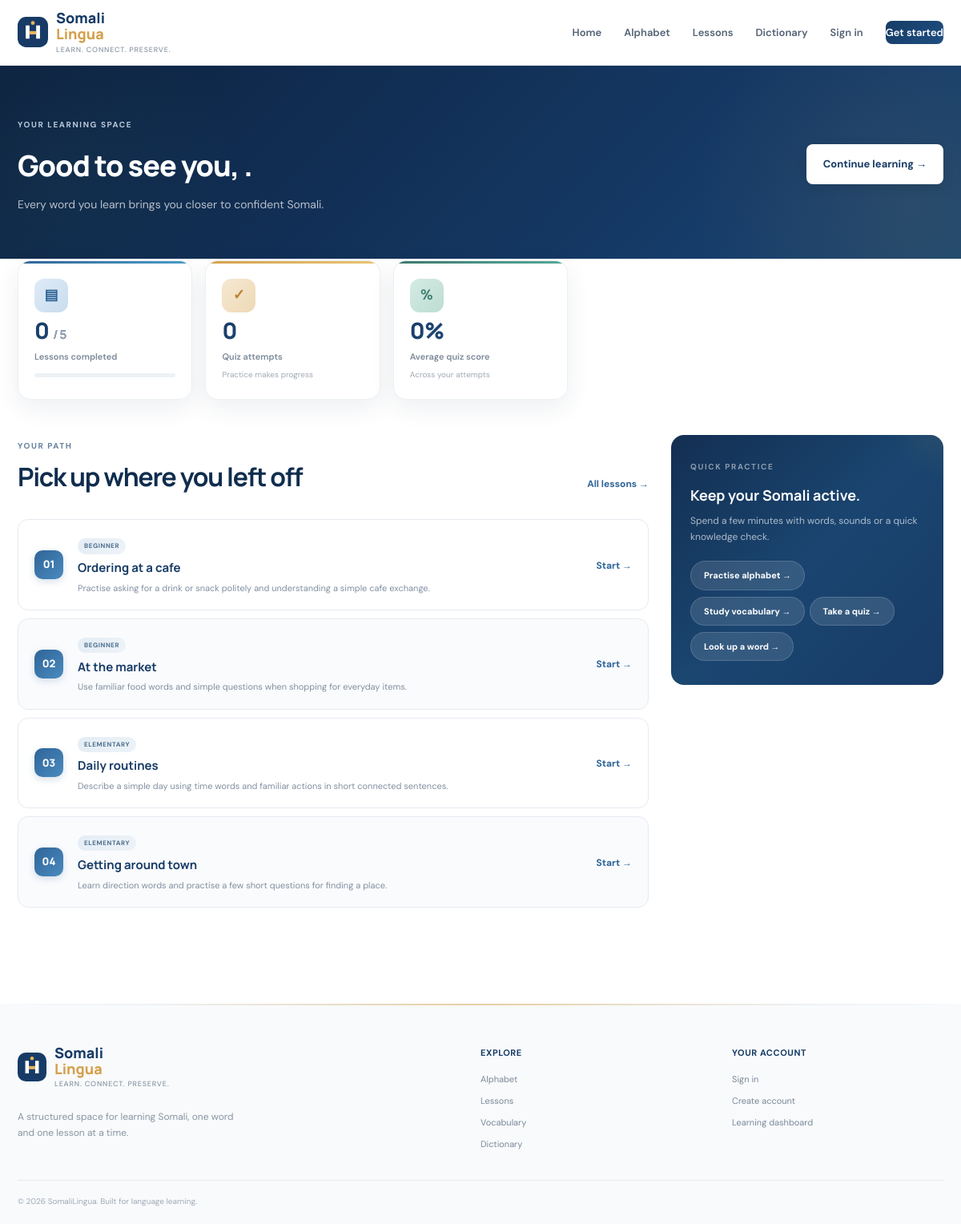
Page /SomaliLingua/pages/dashboard.php (signed in) on the committed database.
### tables this page shows
CREATE TABLE lessons (
  id INT UNSIGNED AUTO_INCREMENT PRIMARY KEY,
  title VARCHAR(180) NOT NULL,
  slug VARCHAR(200) NOT NULL UNIQUE,
  level ENUM('beginner','elementary','intermediate') NOT NULL DEFAULT 'beginner',
  description VARCHAR(500) NOT NULL DEFAULT '',
  content MEDIUMTEXT NOT NULL,
  estimated_minutes SMALLINT UNSIGNED NOT NULL DEFAULT 10,
  is_published TINYINT(1) NOT NULL DEFAULT 1,
  sort_order INT NOT NULL DEFAULT 0,
  created_at TIMESTAMP NOT NULL DEFAULT CURRENT_TIMESTAMP,
  updated_at TIMESTAMP NOT NULL DEFAULT CURRENT_TIMESTAMP ON UPDATE CURRENT_TIMESTAMP
);

### SOMAliLingua/includes/functions.php (called while the page is built, shortened)
<?php
function url(string $path = ''): string {
    return rtrim(BASE_URL, '/') . ($path !== '' ? '/' . ltrim($path, '/') : '/');
}
function e(?string $value): string { return htmlspecialchars((string)$value, ENT_QUOTES | ENT_SUBSTITUTE, 'UTF-8'); }
function level_label(string $level): string { return ucfirst(str_replace('_', ' ', $level)); }

### SOMAliLingua/pages/dashboard.php (the view)
<?php
require_once __DIR__.'/../includes/functions.php'; require_login();
$user=current_user(); $uid=(int)$user['id'];
$totalLessons=(int)$pdo->query('SELECT COUNT(*) FROM lessons WHERE is_published=1')->fetchColumn();
$stmt=$pdo->prepare("SELECT COUNT(*) FROM user_progress WHERE user_id=? AND item_type='lesson'");$stmt->execute([$uid]);$completed=(int)$stmt->fetchColumn();
$stmt=$pdo->prepare('SELECT COUNT(*), COALESCE(ROUND(AVG(percentage)),0) FROM quiz_attempts WHERE user_id=?');$stmt->execute([$uid]);[$attempts,$average]=$stmt->fetch(PDO::FETCH_NUM);
$stmt=$pdo->prepare("SELECT l.id,l.title,l.level,l.description,l.estimated_minutes,up.completed_at FROM lessons l LEFT JOIN user_progress up ON up.item_id=l.id AND up.item_type='lesson' AND up.user_id=? WHERE l.is_published=1 ORDER BY l.sort_order,l.id LIMIT 4");$stmt->execute([$uid]);$lessons=$stmt->fetchAll();
$page_title='My learning';$active_page='dashboard';require __DIR__.'/../includes/header.php';
?>
<section class="dashboard-hero"><div class="container dashboard-welcome"><div><span class="eyebrow eyebrow-light">YOUR LEARNING SPACE</span><h1>Good to see you, <?= e($user['name']) ?>.</h1><p>Every word you learn brings you closer to confident Somali.</p></div><a class="btn btn-white" href="<?= url('pages/lessons.php') ?>">Continue learning →</a></div></section>
<section class="container dashboard-content"><div class="metric-grid"><div class="metric-card"><span class="metric-icon">▤</span><strong><?= $completed ?> <small>/ <?= $totalLessons ?></small></strong><span>Lessons completed</span><div class="progress-track"><i style="width:<?= $totalLessons?min(100,round($completed/$totalLessons*100)):0 ?>%"></i></div></div><div class="metric-card"><span class="metric-icon metric-gold">✓</span><strong><?= (int)$attempts ?></strong><span>Quiz attempts</span><small class="metric-note">Practice makes progress</small></div><div class="metric-card"><span class="metric-icon metric-green">%</span><strong><?= (int)$average ?>%</strong><span>Average quiz score</span><small class="metric-note">Across your attempts</small></div></div><div class="dashboard-columns"><div class="dashboard-main"><div class="section-heading compact"><div><span class="eyebrow">YOUR PATH</span><h2>Pick up where you left off</h2></div><a class="text-link" href="<?= url('pages/lessons.php') ?>">All lessons →</a></div><div class="dashboard-lesson-list"><?php foreach($lessons as $i=>$l): ?><article class="dashboard-lesson"><span class="lesson-index">0<?= $i+1 ?></span><div class="dashboard-lesson-info"><span class="level-chip"><?= e(level_label($l['level'])) ?></span><h3><?= e($l['title']) ?></h3><p><?= e($l['description']) ?></p></div><div class="lesson-status"><?php if($l['completed_at']): ?><span class="status-done">✓ Completed</span><?php else: ?><a class="text-link" href="<?= url('pages/lesson.php?id='.(int)$l['id']) ?>">Start →</a><?php endif; ?></div></article><?php endforeach; ?></div></div><aside class="dashboard-side"><div class="side-card"><span class="eyebrow">QUICK PRACTICE</span><h3>Keep your Somali active.</h3><p>Spend a few minutes with words, sounds or a quick knowledge check.</p><a href="<?= url('pages/alphabet.php') ?>">Practise alphabet →</a><a href="<?= url('pages/vocabulary.php') ?>">Study vocabulary →</a><a href="<?= url('pages/quizzes.php') ?>">Take a quiz →</a><a href="<?= url('pages/dictionary.php') ?>">Look up a word →</a></div></aside></div></section>
<?php require __DIR__.'/../includes/footer.php'; ?>

### rows in the picture
lessons: level "BEGINNER", title "Ordering at a cafe", description "Practise asking for a drink or snack politely and understanding a simple cafe exchange."
lessons: level "BEGINNER", title "At the market", description "Use familiar food words and simple questions when shopping for everyday items."
lessons: level "ELEMENTARY", title "Daily routines", description "Describe a simple day using time words and familiar actions in short connected sentences."
lessons: level "ELEMENTARY", title "Getting around town", description "Learn direction words and practise a few short questions for finding a place."

### other values in the picture
$completed "0"
$totalLessons "5"
$attempts "0"
$average "0"
